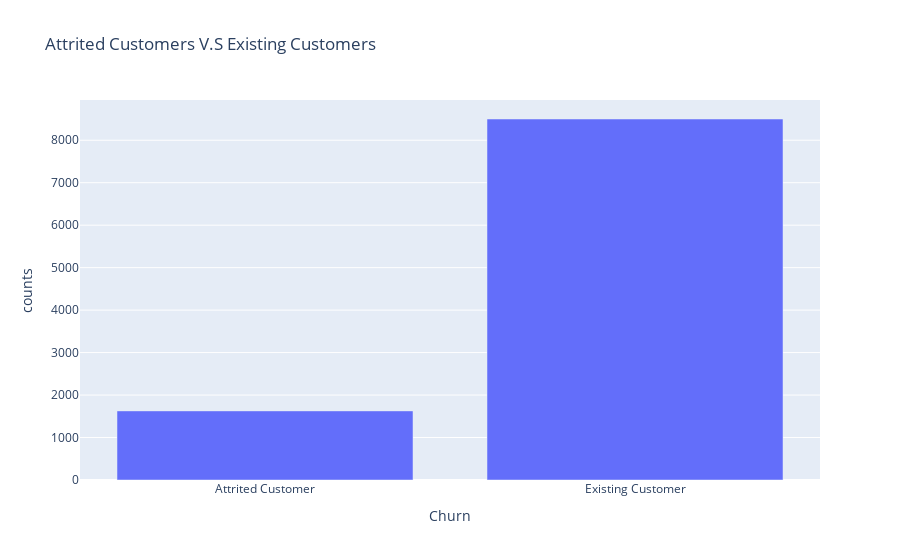

Source (notebook cell):
### Code cell
churn_df = bank_df.groupby(['Attrition_Flag']).size().reset_index(name='counts')
fig = px.bar(churn_df, x='Attrition_Flag', y='counts', labels={'Attrition_Flag':'Churn'}, title='Attrited Customers V.S Existing Customers')
fig.show()

### Figure 1 — Plotly figure (JSON) as saved in the notebook; plotly's stock layout.template omitted (floating-point values rounded to 4 significant figures)
{"data": [{"alignmentgroup": "True", "hovertemplate": "Churn=%{x}<br>counts=%{y}<extra></extra>", "legendgroup": "", "marker": {"color": "#636efa", "pattern": {"shape": ""}}, "name": "", "offsetgroup": "", "orientation": "v", "showlegend": false, "textposition": "auto", "type": "bar", "x": ["Attrited Customer", "Existing Customer"], "xaxis": "x", "y": [1627, 8500], "yaxis": "y"}], "layout": {"barmode": "relative", "legend": {"tracegroupgap": 0}, "title": {"text": "Attrited Customers V.S Existing Customers"}, "xaxis": {"anchor": "y", "domain": [0, 1], "title": {"text": "Churn"}}, "yaxis": {"anchor": "x", "domain": [0, 1], "title": {"text": "counts"}}}}
